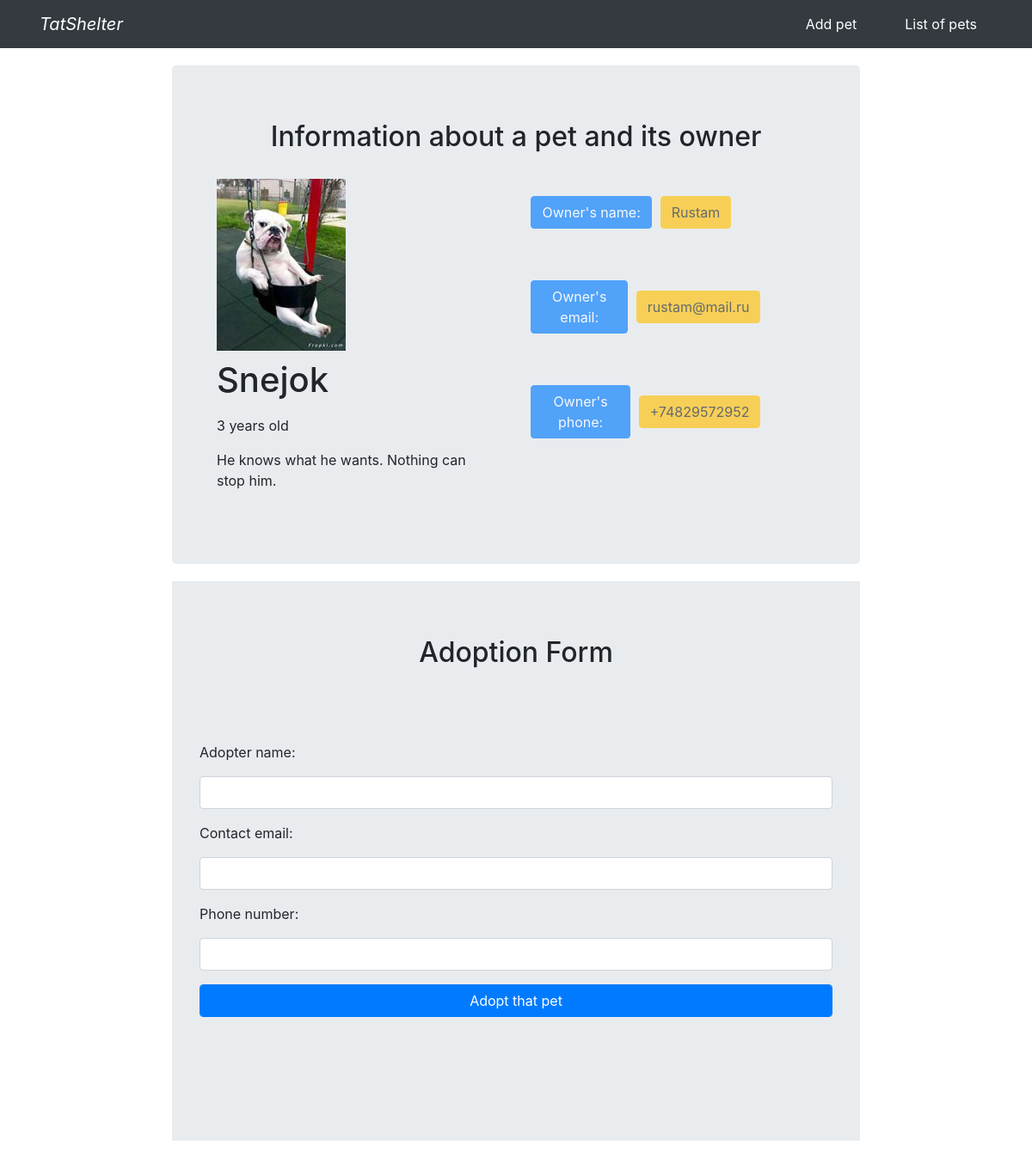
The page /pet/3 on the database its author committed.
### tatshelter.py (models this page shows, shortened)
class Pet(db.Model):
    __tablename__ = 'pets'
    id = db.Column(db.Integer, primary_key=True)
    name = db.Column(db.Text)
    pet_type = db.Column(db.Text)
    age = db.Column(db.Integer)
    info = db.Column(db.Text)
    adopted = db.Column(db.Boolean)
    owner_id = db.Column(db.Integer, db.ForeignKey('owners.id'))
    adopter_id = db.Column(db.Integer, db.ForeignKey('adopters.id'))
    pic = db.Column(db.String(64), nullable=False, default='default.jpg')

class Owner(db.Model):
    __tablename__ = 'owners'
    id = db.Column(db.Integer, primary_key=True)
    email = db.Column(db.Text, unique=True)
    full_name = db.Column(db.Text)
    phone_number = db.Column(db.Text)
    owned = db.relationship('Pet', backref='owner', lazy='dynamic')

### tatshelter.py (the view, shortened to what this page needs)
@app.route('/pet/<pet_id>', methods=['GET', 'POST'])
def pet(pet_id):
    pet_id = int(pet_id)
    pet = Pet.query.get(pet_id)
    owner = Owner.query.get(pet.owner_id)
    form = AdoptForm()
    return render_template('pet.html', form=form, pet=pet, owner=owner)

### forms.py
class AdoptForm(FlaskForm):
    name = StringField('Adopter name: ', [InputRequired(message="Please, provide adopter name")])
    email = StringField('Contact email: ', [InputRequired(message="Please, provide adopter contact email")])
    phone = StringField('Phone number: ', [InputRequired(message="Please, provide adopter contact phone")])
    submit = SubmitField('Adopt that pet')

### templates/pet.html (shortened to what this page needs)
{%extends "base.html"%}
{%block content%}
<div class="jumbotron" style="width: 800px; margin: 20px auto;">
  <h2 class="display-6" style="text-align: center; margin-bottom: 20px;">Information about a pet and its owner</h2>
  <div class="d-flex" style="width: 90%;">
    <div>
      <div class='image' style="margin: 10px 20px;">
        <img src="../static/{{pet.pic}}">
      </div>
      <div class="d-flex flex-column" style="margin: 5px 20px;">
        <h1 class="display-7">{{pet.name}}</h1>
        <p>{{pet.age}} years old</p>
        <p>{{pet.info}}</p>
      </div>
    </div>
    <div class="d-flex flex-column">
      <div class="d-flex align-items-center" style="margin: 20px 10px;">
        <div class="btn btn-primary disabled" style="margin: 10px 10px;">Owner's name:</div>
        <div class="btn btn-warning disabled">{{owner.full_name}}</div>
      </div>
      <div class="d-flex align-items-center" style="margin: 20px 10px;">
        <div class="btn btn-primary disabled" style="margin: 10px 10px;">Owner's email:</div>
        <div class="btn btn-warning disabled">{{owner.email}}</div>
      </div>
      <div class="d-flex align-items-center" style="margin: 20px 10px;">
        <div class="btn btn-primary disabled" style="margin: 10px 10px;">Owner's phone:</div>
        <div class="btn btn-warning disabled">{{owner.phone_number}}</div>
      </div>
    </div>
  </div>
</div>
<div class="jumbotron jumbotron-fluid" style="width: 800px; margin: 20px auto;">
  <h2 class="display-6" style="text-align: center; margin-bottom: 20px;">Adoption Form</h2>
    <form method="POST" enctype="multipart/form-data">
        <div class="jumbotron" style="width: 800px; margin: 0 auto;">
          <div class="form-group">
            {{ form.name.label(class="form-group") }}
            {{ form.name(class="form-control") }}
          </div>
          <div class="form-group">
            {{ form.email.label(class="form-group") }}
            {{ form.email(class="form-control") }}
          </div>
          <div class="form-group">
            {{ form.phone.label(class="form-group") }}
            {{ form.phone(class="form-control") }}
          </div>
          <div class="form-group">
            {{ form.submit(class="form-control btn btn-primary") }}
          </div>
        </div>
      </form>
</div>
{% endblock %}

### rows shown on the page
Pet: pic (picture), name "Snejok", age "3", info "He knows what he wants. Nothing can stop him."
Owner: full_name "Rustam", email "rustam@mail.ru", phone_number "+74829572952"
